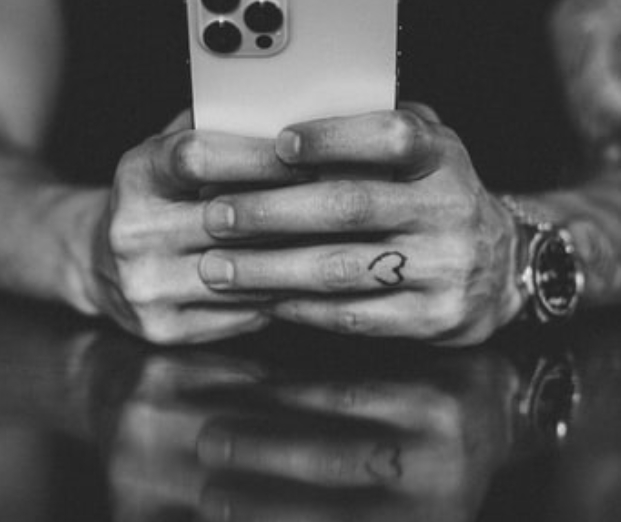
#> input picture 2021frontend/images/holding-phone.jpg, 621 x 522 px
$ python main.py
#> lines starting #> are read from the running program, lines starting #| are printed output that depends on the picture
from PIL import Image

img_path = input('Enter the path to your image file: ');
#> the answer given: ../../../2021frontend/images/holding-phone.jpg

img = Image.open(img_path)
#> img is the input picture: PIL image 621x522 RGB; min 24, max 235, mean 85.5


width, height = img.size
#> width = 621; height = 522

left = 4
top = height / 5
#> top = 104.4
right = 154
bottom = 3 * height / 5
#> bottom = 313.2

img1 = img.crop((left, top, right, bottom))
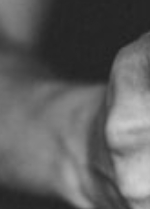
#> img1: PIL image 150x209 RGB; min 33, max 208, mean 95.2
newsize = (300, 300)
im1 = img1.resize(newsize)
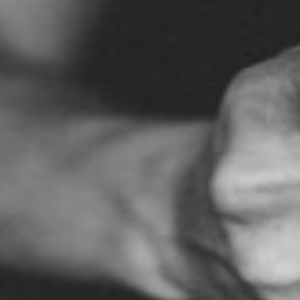
#> im1: PIL image 300x300 RGB; min 33, max 208, mean 95.2
img1.show()

$ run again, on 2021frontend/images/threemensmiling.jpg
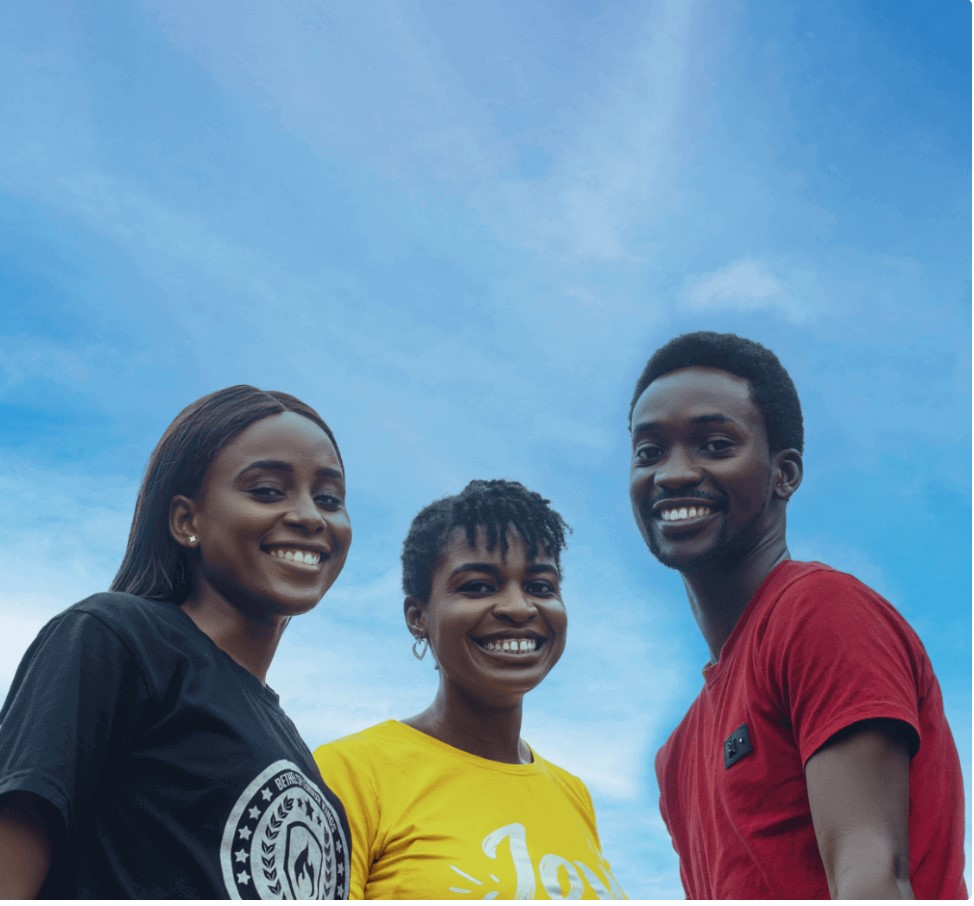
#> input picture 2021frontend/images/threemensmiling.jpg, 974 x 906 px
#> img is the input picture: PIL image 974x906 RGB; mean R, G, B 110.8, 141.4, 166.9
#> `img1 = img.crop((left, top, right, bottom))`:
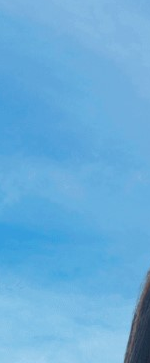
#> img1: PIL image 150x363 RGB; mean R, G, B 104.6, 173.3, 219.3
#> `im1 = img1.resize(newsize)`:
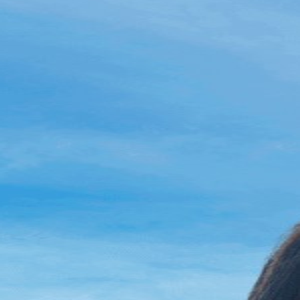
#> im1: PIL image 300x300 RGB; mean R, G, B 104.6, 173.3, 219.3
